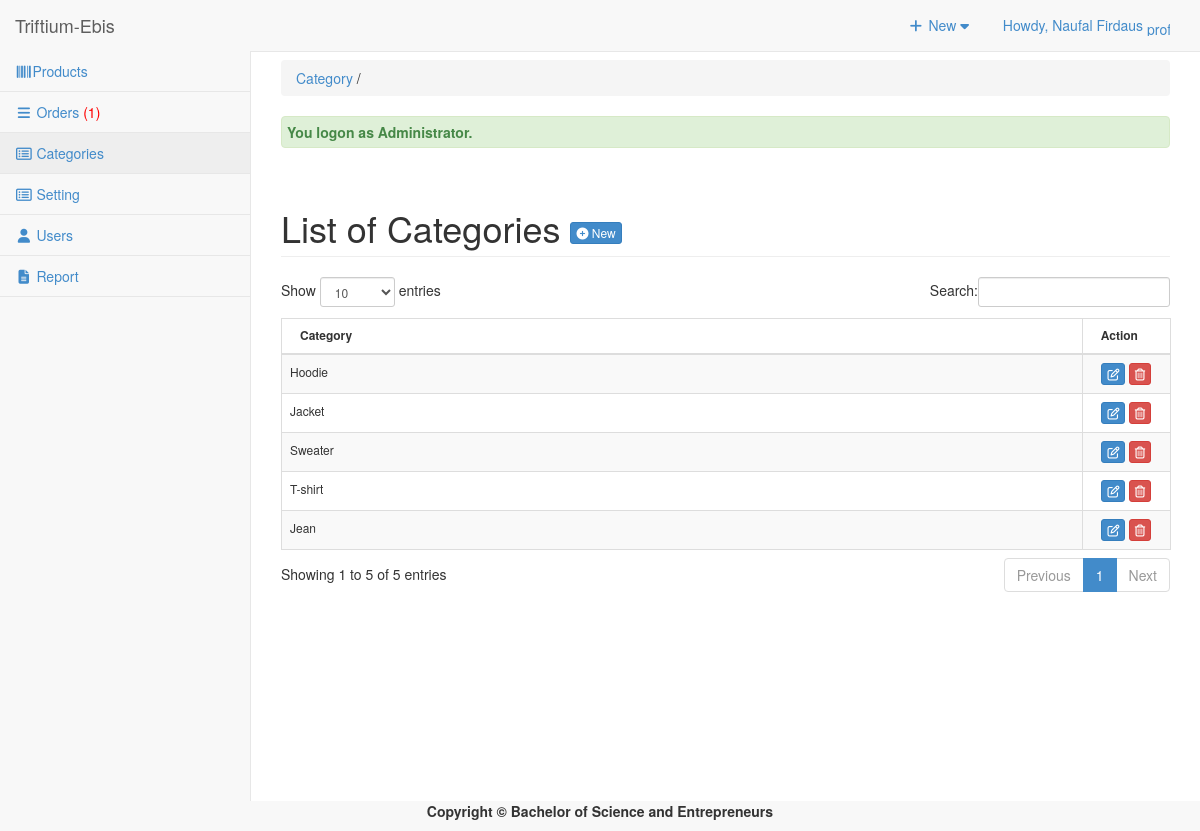
Page /admin/category/index.php (signed in) on the committed database.
### tables this page shows
CREATE TABLE `tblcategory` (
  `CATEGID` int(11) NOT NULL,
  `CATEGORIES` varchar(255) NOT NULL,
  `USERID` int(11) NOT NULL
);

### admin/category/index.php (called while the page is built, shortened)
<?php
require_once ("../theme/templates.php");
?>

### include/database.php (called while the page is built, shortened)
<?php
class Database {
	var $sql_string = '';
	private $conn;
	public function open_connection() {
		$this->conn = mysqli_connect(server,user,pass);
		if(!$this->conn){
			echo "Problem in database connection! Contact administrator!";
			exit();
		}else{
			$db_select = mysqli_select_db($this->conn,database_name);
		}
	}
	function setQuery($sql='') {
		$this->sql_string=$sql;
	}
	function executeQuery() {
		$result = mysqli_query($this->conn,$this->sql_string);
		return $result;
	}
	private function confirm_query($result) {
		return $result;
	}
	function loadResultList( $key='' ) {
		$cur = $this->executeQuery();
		$array = array();
		while ($row = mysqli_fetch_object($cur)) {
			if ($key) {
				$array[$row->$key] = $row;
			} else {
				$array[] = $row;
			}
		}
		return $array;
	}
}
$mydb = new Database();
?>

### admin/category/list.php (the view, shortened to what this page needs)
<div class="row">
      	 <div class="col-lg-12">
           <h1 class="page-header">List of Categories  <a href="index.php?view=add" class="btn btn-primary btn-xs  ">  <i class="fa fa-plus-circle fw-fa"></i> New</a>  </h1>
      		</div>
  		 </div>
 		    <form action="controller.php?action=delete" Method="POST">
		     <div class="table-responsive">
			<table id="dash-table" class="table table-striped table-bordered table-hover"  style="font-size:12px" cellspacing="0">
			  <thead>
			  	<tr>
			  		<th>
			  		 Category</th>
			  		 <th width="10%" align="center">Action</th>
			  	</tr>
			  </thead>
			  <tbody>
			  	<?php
			  		$mydb->setQuery("SELECT * FROM `tblcategory`");
			  		$cur = $mydb->loadResultList();
					foreach ($cur as $result) {
			  		echo '<tr>';
			  			echo '<td>' . $result->CATEGORIES.'</td>';
			  		echo '<td align="center"><a title="Edit" href="index.php?view=edit&id='.$result->CATEGID.'" class="btn btn-primary btn-xs  ">  <span class="fa fa-edit fw-fa"></a>
			  		     <a title="Delete" href="controller.php?action=delete&id='.$result->CATEGID.'" class="btn btn-danger btn-xs  ">  <span class="fa  fa-trash-o fw-fa "></a></td>';
			  		echo '</tr>';
			  	}
			  	?>
			  </tbody>
			</table>
			</form>

### admin/css/sb-admin-2.css (style rules this page uses)
body { background-color: #f8f8f8; }

### rows in the picture
tblcategory: CATEGORIES "Hoodie"
tblcategory: CATEGORIES "Jacket"
tblcategory: CATEGORIES "Sweater"
tblcategory: CATEGORIES "T-shirt"
tblcategory: CATEGORIES "Jean"

### other values in the picture
$_SESSION['U_NAME'] "Naufal Firdaus"
$res "1"
$title "Category"
$_SESSION['message'] "You logon as Administrator."
